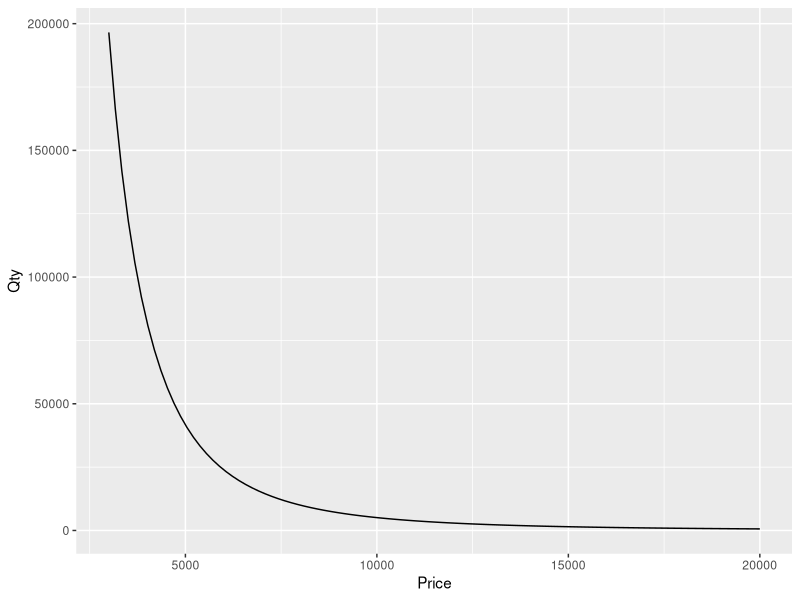
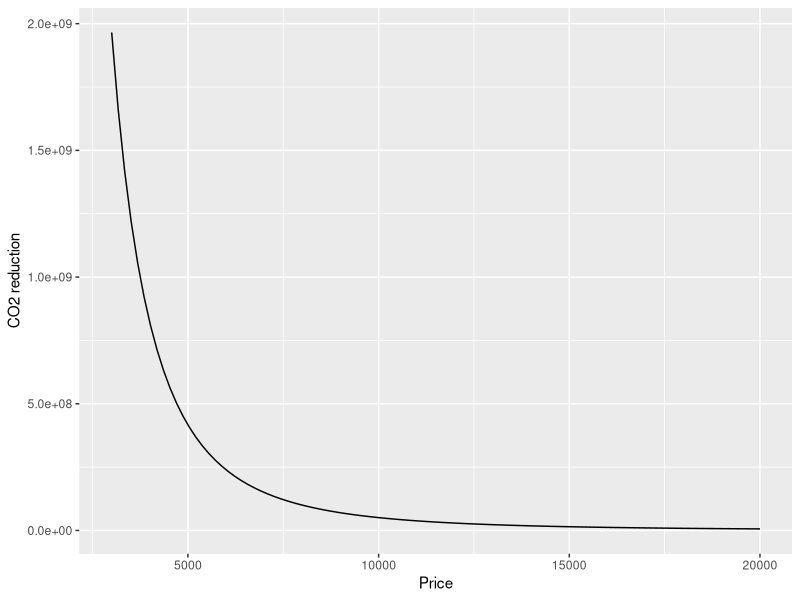
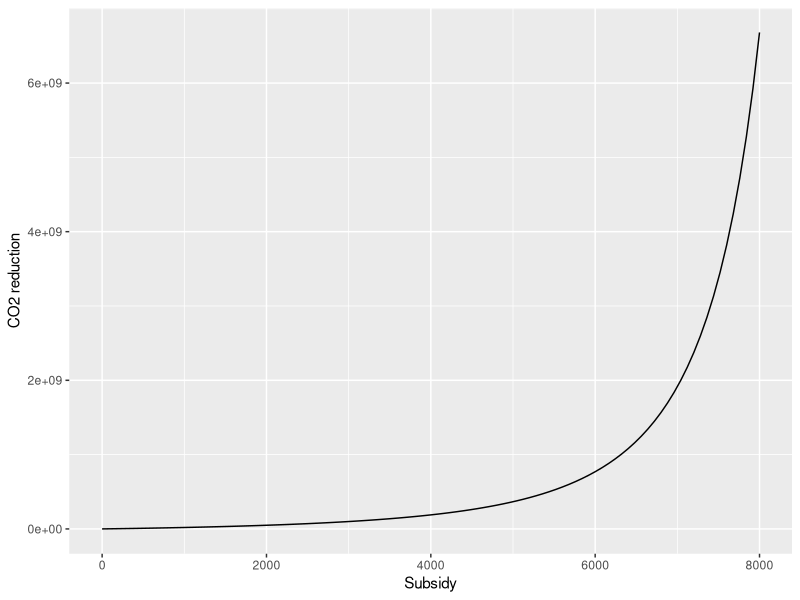

R code for these plots, in order:
## ---- chunk 1
knitr::opts_chunk$set(echo = TRUE)
library(tidyverse)
library(lpSolve)
## ---- chunk 2
heatmid <- tibble(year = c(1,2), 
                  sticker_price = 10000, 
                  subsidy = c(2000, 3000),
                  price = sticker_price - subsidy,
                  qty = c(10000, 15000))

m.1 <- lm(log(qty) ~ log(price), data = heatmid)
m.1
## ---- chunk 3
X_11 = exp(m.1$coefficients[1])
eta_11 = -m.1$coefficients[2]
## ---- chunk 4
# Define our quantity as a function of price, X and eta
qty <- function(X, eta, p) {X * p^(-eta)}

ggplot() +
  geom_function(fun = ~qty(X_11, eta_11, .x), xlim = c(3000,20000)) +
  xlab("Price") +
  ylab("Qty")
## ---- chunk 5
g_1 = 10000 # kg of CO2 reduced per year per unit
ggplot() +
  geom_function(fun = ~ g_1 * qty(X_11, eta_11, .x), xlim = c(3000,20000)) +
  xlab("Price") +
  ylab("CO2 reduction")
## ---- chunk 6
p_1 <- 10000
ggplot() +
  geom_function(fun = ~ g_1 * (qty(X_11, eta_11, p_1 - .x) - qty(X_11, eta_11, p_1)), xlim = c(0,p_1*.8)) +
  xlab("Subsidy") +
  ylab("CO2 reduction")
## ---- chunk 7
overhead = 1.2 # assume 20% overhead

s11 <- tibble(subsidy = "HeatMid",
              g = g_1,
              X = X_11,
              eta = eta_11,
              p = p_1,
              s = seq(100, p_1*.8, 1000), #max 80% subsidy
              name = paste(subsidy, s, sep="-"),
              q_nosub = qty(X, eta, p),
              q_sub = qty(X, eta, p - s),
              g_saved = g*(q_sub - q_nosub),
              s_total = s * q_sub * overhead)

s12 <- tibble(subsidy = "HeatLow",
              g = g_1,
              X = X_11*1.5, # larger market
              eta = eta_11*1.03, # more price sensitive
              p = p_1,
              s = seq(100, p_1*.8, 1000), #max 80% subsidy
              name = paste(subsidy, s, sep="-"),
              q_nosub = qty(X, eta, p),
              q_sub = qty(X, eta, p - s),
              g_saved = g*(q_sub - q_nosub),
              s_total = s * q_sub * overhead)

s21 <- tibble(subsidy = "SolarMid",
              g = 20000,
              X = X_11*0.5, # much smaller market
              eta = eta_11*0.93, # less price sensitive
              p = 10000,
              s = seq(100, 10000*.8, 1000), #max 80% subsidy
              name = paste(subsidy, s, sep="-"),
              q_nosub = qty(X, eta, p),
              q_sub = qty(X, eta, p - s),
              g_saved = g*(q_sub - q_nosub),
              s_total = s * q_sub * overhead)

s22 <- tibble(subsidy = "SolarLow",
              g = 20000,
              X = X_11*0.7, # much smaller market
              eta = eta_11*0.97,
              p = 10000,
              s = seq(100, 10000*.8, 1000), #max 80% subsidy
              name = paste(subsidy, s, sep="-"),
              q_nosub = qty(X, eta, p),
              q_sub = qty(X, eta, p - s),
              g_saved = g*(q_sub - q_nosub),
              s_total = s * q_sub * overhead)

s <- rbind(s11, s12, s21, s22)
B <- 1e9
## ---- chunk 8
s
## ---- chunk 9
num_programs <- s %>% count(subsidy) %>% nrow()

# goal: maximize ghg saved
f.obj <- pull(s, g_saved)

# subject to the following constraints
f.con <- matrix(c(s$s_total, # budget for each level
          ifelse(pull(s, subsidy) == "HeatMid", 1, 0), # must pick one level per program
          ifelse(pull(s, subsidy) == "HeatLow", 1, 0), # tk make this more automated
          ifelse(pull(s, subsidy) == "SolarMid", 1, 0),
          ifelse(pull(s, subsidy) == "SolarLow", 1, 0)),
          nrow=5, byrow = TRUE)

f.dir <- c("<=", replicate(num_programs, "="))
f.rhs <- c(B, replicate(num_programs, 1))
## ---- chunk 10
optim.1 <- lp(direction = "max",
              f.obj,
              f.con,
              f.dir,
              f.rhs,
              all.bin = TRUE)
## ---- chunk 11
sum(s$s_total[optim.1$solution == 1])/B
## ---- chunk 12
s$name[optim.1$solution == 1]
## ---- chunk 13
sum(s$g_saved[optim.1$solution == 1]) / 1e6
